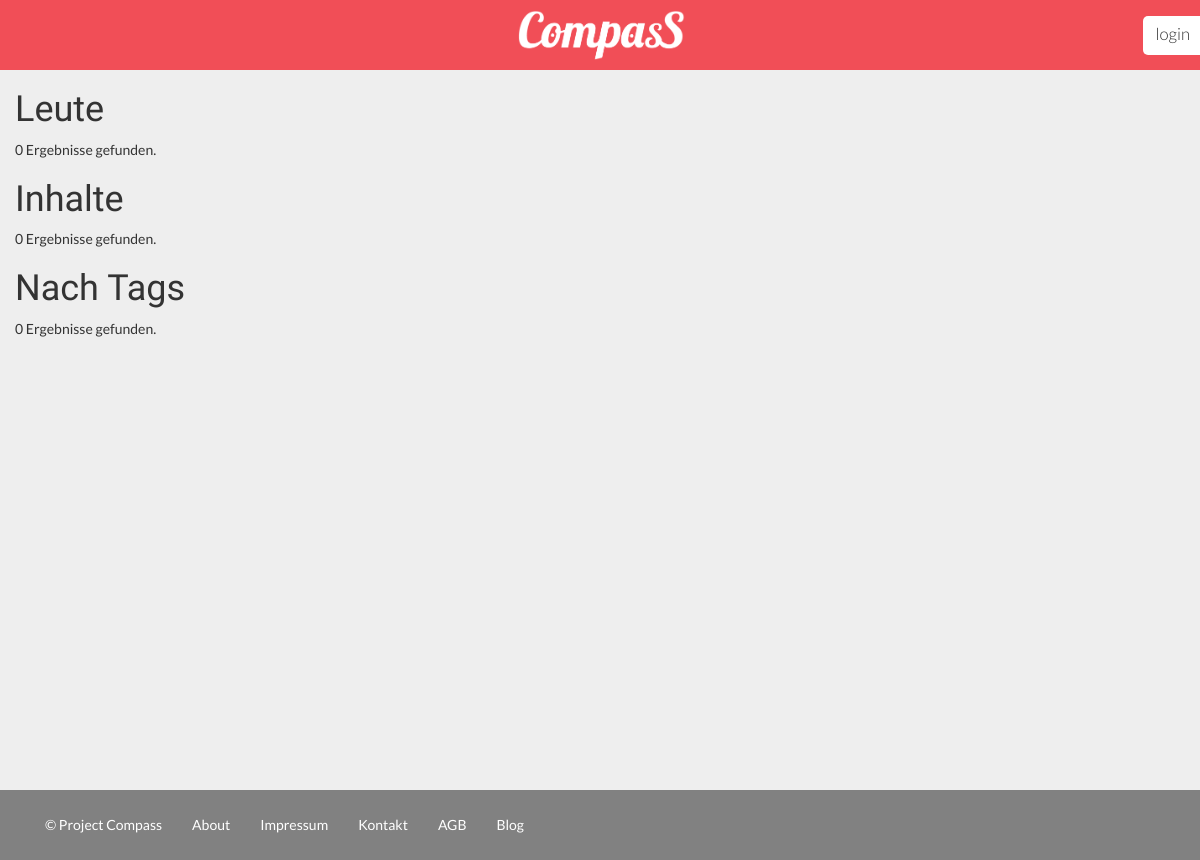
The app's page /search.php?keywords=tiblu@web.de, older data.
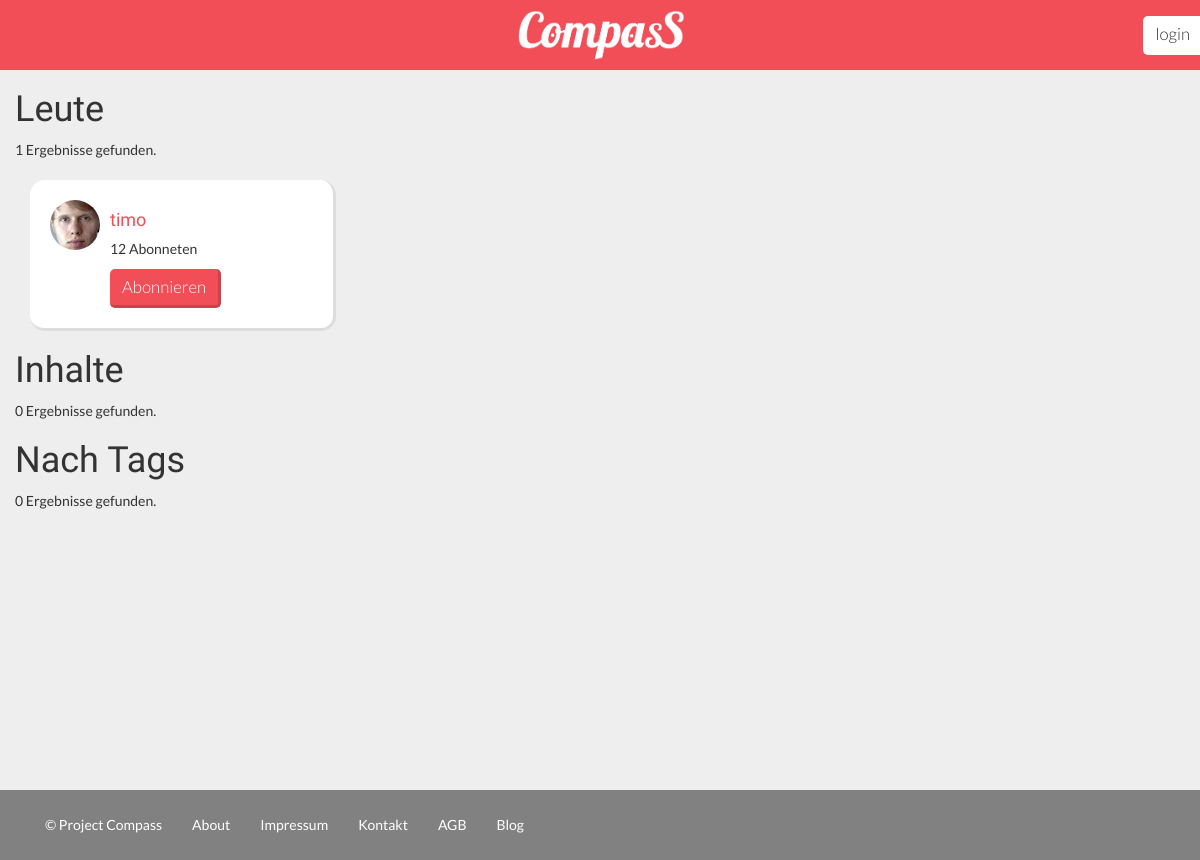
The same page, newer data.
### tables this page shows
CREATE TABLE `users` (
  `user_id` int(11) NOT NULL AUTO_INCREMENT,
  `username` varchar(32) NOT NULL,
  `password` varchar(50) NOT NULL,
  `first_name` varchar(32) NOT NULL,
  `last_name` varchar(32) NOT NULL,
  `email` varchar(1024) NOT NULL,
  `email_code` varchar(32) NOT NULL,
  `active` int(11) NOT NULL DEFAULT '0',
  `password_recover` int(11) NOT NULL DEFAULT '0',
  `type` int(1) NOT NULL DEFAULT '0',
  `allow_email` int(11) NOT NULL DEFAULT '1',
  `profile` varchar(55) NOT NULL,
  `subscription_categories` varchar(55) NOT NULL DEFAULT '',
  `subscription_users` varchar(55) NOT NULL DEFAULT '',
  PRIMARY KEY (`user_id`)
);

### search.php (the view, shortened to what this page needs)
<?php include 'core/init.php';?>
<?php include 'includes/overall/header.php'; ?>
<div class="container">
	<div class="row">
			<h1>Leute</h1>
			<?php
			if(isset($_GET['keywords'])){
				$keywords = $_GET['keywords'];
				$result = mysql_query("SELECT first_name, profile FROM users WHERE email LIKE '{$keywords}%' OR first_name LIKE '%{$keywords}%'");
			}
			?>
			<div class="result-count">
				<?php echo mysql_num_rows($result); ?> Ergebnisse gefunden.
			</div>
			<?php if(mysql_num_rows($result)){
					while($row = mysql_fetch_array($result, MYSQL_ASSOC)){?>
						<div class="result">
								<div class="col-md-4">
									<div class="person">
										<div class="crop">
														<?php if (empty($row['profile']) === false){
						                      echo '<img class="img img-responsive img-circle" src="' , $row['profile'],'" alt="',  $row['first_name'], '\'s Profile Image">';
						                    }else{
						                       echo '<img class="img img-responsive img-circle" src="images/placeholder-img.jpg" alt="', $user_data['first_name'], '\'s Profile Image">';
						                      }
						                  ?>
										</div>
										<h4><a class="profile-link" href="/lr/<?php echo $row['first_name'];?>"><?php echo $row['first_name'];?></a></h4>
											<p>12 Abonneten</p>
										<a href="#" class="btn btn-primary">Abonnieren</a>
									</div>
								</div>
						</div>
					<?php }} ?>
	</div>
	<div class="row">
	<h1>Inhalte</h1>
	<?php function outputting_bookmarks(){
	$keywords = $_GET['keywords'];
	$result = mysql_query("SELECT * FROM bookmarks WHERE title LIKE '%{$keywords}%' OR description LIKE '%{$keywords}%' OR tags LIKE '%{$keywords}%'");
	?>
	<div class="result-count">
		<?php echo mysql_num_rows($result); ?> Ergebnisse gefunden.
	</div>
	<?php
	$output = "";
	return $output;
}
echo outputting_bookmarks();
?>
</div>
<div class="row">
<h1>Nach Tags</h1>
</div>
<div class="row">
<?php function search_bookmarks(){
	$keywords = $_GET['keywords'];
	$result = mysql_query("SELECT * FROM bookmarks WHERE tags LIKE '%{$keywords}%'");
	$output = "";
	?>
	<div class="result-count">
		<?php echo mysql_num_rows($result); ?> Ergebnisse gefunden.
	</div>
	<?php
	return $output;
}
echo search_bookmarks();
?>
</div>
</div>
<?php include 'includes/footer.php'; ?>

Row changes from the older to the newer data that the page shows:
added users: profile (picture), first_name "timo"
Text that changed along with them:
mysql_num_rows($result): "0" → "1"
